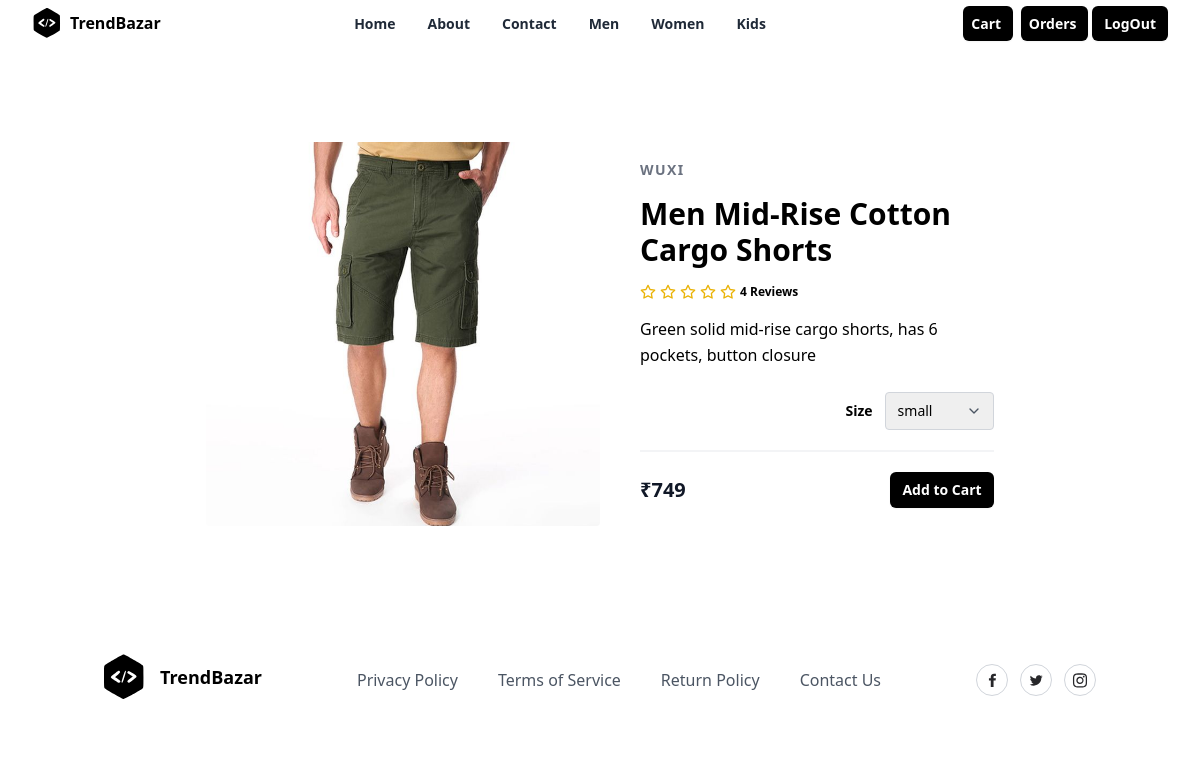
Screenshot of /product/4/ with the database file from the repository.
### store/models.py (models this page shows, shortened)
class Product(models.Model):
    title=models.CharField(max_length=200)
    description=models.CharField(max_length=400,null=True,blank=True)
    size_object=models.ManyToManyField(Size)
    category_object=models.ForeignKey(Category,on_delete=models.CASCADE)
    brand_object=models.ForeignKey(Brand,on_delete=models.CASCADE)
    image=models.ImageField(upload_to="product_images",null=True,blank=True,default="product_images/default.jpg")
    price=models.PositiveIntegerField()
    created_date=models.DateTimeField(auto_now_add=True)
    updated_date=models.DateTimeField(auto_now=True)
    is_active=models.BooleanField(default=True)

class Brand(models.Model):
    name=models.CharField(max_length=200,unique=True)
    created_date=models.DateTimeField(auto_now_add=True)
    updated_date=models.DateTimeField(auto_now=True)
    is_active=models.BooleanField(default=True)
    def __str__(self) -> str:
        return self.name

### store/views.py (the view)
# urls.py: path("product/<int:pk>/",views.ProductDetailView.as_view(),name="product-detail"),
class ProductDetailView(View):
    def get(self,request,*args,**kwargs):
        id=kwargs.get("pk")
        qs=Product.objects.get(id=id)
        return render(request,"product_detail.html",{"data":qs})

### store/context_processors.py (called while the page is built)
def demo(request):
    return {"msg":"hello coder"}

def cart_count(request):
    count=0
    if request.user.is_authenticated:
        if request.user.cart.get_cart_items.count() > 0:
            data=request.user.cart.cartitems.filter(is_order_placed=False).values_list('quantity').aggregate(total=Sum('quantity'))
            count=data.get('total')
    return {"item_count":count}

### store/templates/product_detail.html (shortened to what this page needs)
{%extends 'base.html'%}
{%block body_block%}
{%if data%}
<section class="overflow-hidden">
    <div class="mx-auto max-w-5xl px-5 py-24">
      <form action="{%url 'addtocart' data.id%}" method="post">
        <div class="mx-auto flex flex-wrap items-center lg:w-4/5">
            <img
              alt="Nike Air Max 21A"
              class="h-64 w-full rounded object-cover lg:h-96 lg:w-1/2"
              src="{{data.image.url}}"
            />
            <div class="mt-6 w-full lg:mt-0 lg:w-1/2 lg:pl-10">
              <h2 class="text-sm font-semibold tracking-widest text-gray-500">
                {{data.brand_object}}
              </h2>
              <h1 class="my-4 text-3xl font-semibold text-black">{{data.title}}</h1>
              <div class="my-4 flex items-center">
                <span class="flex items-center space-x-1">
                  <span class="ml-3 inline-block text-xs font-semibold">
                    4 Reviews
                  </span>
                </span>
              </div>
              <p class="leading-relaxed">
                {{data.description}}
              </p>
              <div class="mb-5 mt-6 flex items-center border-b-2 border-gray-100 pb-5">
                <div class="ml-auto flex items-center">
                  <span class="mr-3 text-sm font-semibold">Size</span>
                  <div class="relative">
                    <select name="size" class="appearance-none rounded border border-gray-300 py-2 pl-3 pr-10 text-sm focus:border-black focus:outline-none focus:ring-2 focus:ring-black">
                      {%for opt in data.size_object.all%}
                        <option value="{{opt.name}}">{{opt.name}}</option>
                      {%endfor%}
                    </select>
                    <span class="pointer-events-none absolute right-0 top-0 flex h-full w-10 items-center justify-center text-center text-gray-600">
                    </span>
                  </div>
                </div>
              </div>
              <div class="flex items-center justify-between">
                <span class="title-font text-xl font-bold text-gray-900">
                  ₹{{data.price}}
                </span>
                <button
                  type="submit"
                  class="rounded-md bg-black px-3 py-2 text-sm font-semibold text-white shadow-sm hover:bg-black/80 focus-visible:outline focus-visible:outline-2 focus-visible:outline-offset-2 focus-visible:outline-black"
                >
                  Add to Cart
                </button>
              </div>
            </div>
          </div>
      </form>
    </div>
  </section>
{%endif%}
{%endblock%}

### rows the page displays
Product: image (picture), brand_object "WUXI", title "Men Mid-Rise Cotton Cargo Shorts", description "Green solid mid-rise cargo shorts, has 6 pockets, button closure", price "749"

### other values shown
form field size "small"
